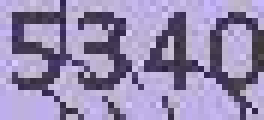
%> input picture capcha/1.jpg, 44 x 20 px (shown 6 times larger)
$ octave detector.m   (GNU Octave 9; MATLAB toolbox functions it lacks are replaced by stand-ins)
%> lines starting %> are read from the running program, lines starting %| are printed output that depends on the picture
i1=imread('1.jpg');
%> i1 is the input picture: size 20x44x3 uint8; mean R, G, B 151.3, 139.3, 177.1
i2=imread('2.jpg');
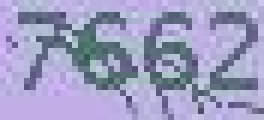
%> input picture capcha/2.jpg, 44 x 20 px (shown 6 times larger)
%> i2 is the input picture: size 20x44x3 uint8; mean R, G, B 157.7, 157.6, 193.1
i3=imread('3.jpg');
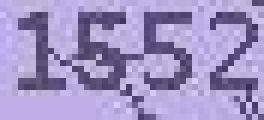
%> input picture capcha/3.jpg, 44 x 20 px (shown 6 times larger)
%> i3 is the input picture: size 20x44x3 uint8; mean R, G, B 161.5, 147.6, 195.8
i4=imread('4.jpg');
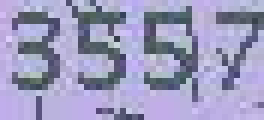
%> input picture capcha/4.jpg, 44 x 20 px (shown 6 times larger)
%> i4 is the input picture: size 20x44x3 uint8; mean R, G, B 156.8, 155.1, 189.8
i5=imread('5.jpg');
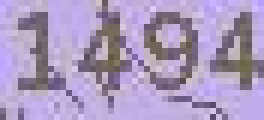
%> input picture capcha/5.jpg, 44 x 20 px (shown 6 times larger)
%> i5 is the input picture: size 20x44x3 uint8; mean R, G, B 170.4, 154, 190.5

%> (the run ends here)
